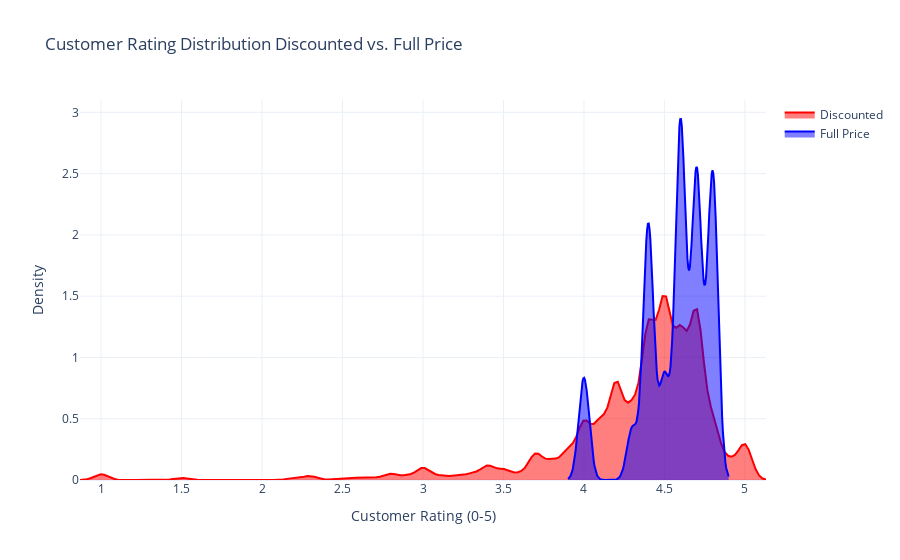

Notebook code cell kept with this figure:
### Code cell
plot = go.Figure()

for label, x, y in kde_data:
    plot.add_trace(go.Scatter(
        x=x,
        y=y,
        mode='lines',
        name=label,
        fill='tozeroy',
        line=dict(color=colors[label]),
        hovertemplate=f"{label}<br>Rating: %{{x:.2f}}<br>Density: %{{y:.3f}}"
    ))

plot.update_layout(
    title="Customer Rating Distribution Discounted vs. Full Price",
    xaxis_title="Customer Rating (0-5)",
    yaxis_title="Density",
    template="plotly_white",
    height=500
)
plot.show()

### Figure 1 — Plotly figure (JSON) as saved in the notebook; plotly's stock layout.template omitted (floating-point values rounded to 4 significant figures; data arrays with more than 128 entries replaced by an {"elided": "..."} marker saying what was removed)
{"data": [{"fill": "tozeroy", "hovertemplate": "Discounted<br>Rating: %{x:.2f}<br>Density: %{y:.3f}", "line": {"color": "red"}, "mode": "lines", "name": "Discounted", "type": "scatter", "x": {"elided": "200 float values"}, "y": {"elided": "200 float values"}}, {"fill": "tozeroy", "hovertemplate": "Full Price<br>Rating: %{x:.2f}<br>Density: %{y:.3f}", "line": {"color": "blue"}, "mode": "lines", "name": "Full Price", "type": "scatter", "x": {"elided": "200 float values"}, "y": {"elided": "200 float values"}}], "layout": {"autosize": true, "title": {"text": "Customer Rating Distribution Discounted vs. Full Price"}, "xaxis": {"autorange": true, "range": [0.8688, 5.131], "showspikes": false, "title": {"text": "Customer Rating (0-5)"}, "type": "linear"}, "yaxis": {"autorange": true, "range": [0, 3.101], "showspikes": false, "title": {"text": "Density"}, "type": "linear"}}}
